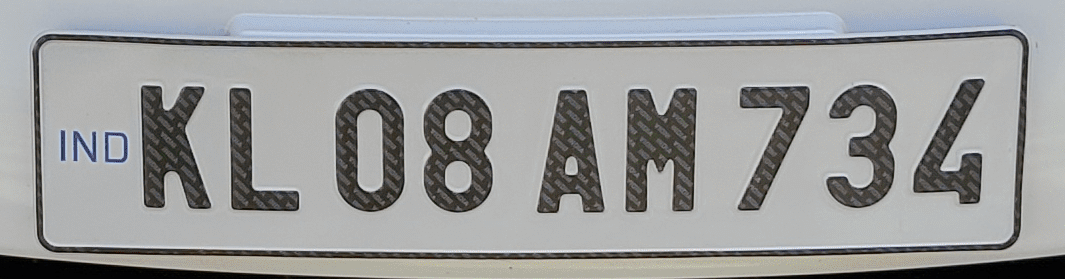
#> input picture Recognition code/detections/crop/car1/license_plate_1.png, 1065 x 279 px
$ jupyter execute --allow-errors C__Users_hp_Project_yolov4-custom-functions-master.ipynb
#> lines starting #> are read from the running program, lines starting #| are printed output that depends on the picture; after the words box and inside, x2 and y2 are one past the last pixel; in counts of white or black regions, pixels touching at a corner belong together
Import packages.

[cell 1]
import cv2
import imutils
import pytesseract
from matplotlib import pyplot as plt
pytesseract.pytesseract.tesseract_cmd = r"C:\Program Files\Tesseract-OCR\tesseract.exe"

Get image and display.

[cell 2]
# Read image file
image = cv2.imread('./detections/crop/car1/license_plate_1.png')
#> image is the input picture: shape (279, 1065, 3); mean B, G, R 154.4, 154.1, 152.8

# Resize the image - change width to 500
image = imutils.resize(image, width=500)
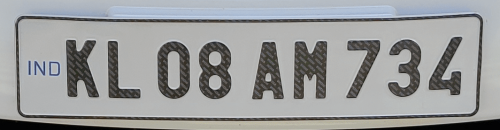
#> image: shape (130, 500, 3); mean B, G, R 154.4, 154.1, 152.8

plt.imshow(image)
plt.title('0 - Original image')
plt.show()

Convert RGB to Gray scale.

[cell 3]
gray = cv2.cvtColor(image, cv2.COLOR_BGR2GRAY)
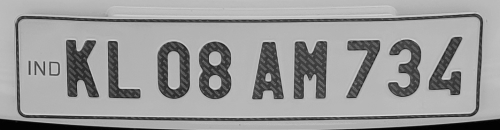
#> gray: shape (130, 500); min 1, max 221, mean 153.8

plt.imshow(gray)
plt.title('1 - Grayscale Conversion')
plt.show()

Noise removal with iterative bilateral filter.

[cell 4]
gray = cv2.bilateralFilter(gray, 11, 17, 17)


plt.imshow(gray)
plt.title('2 - Bilateral Filter')
plt.show()

Find Edges of the grayscale image

[cell 5]
edged = cv2.Canny(gray, 170, 200)
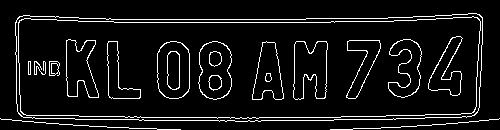
#> edged: shape (130, 500); 7.4% white in thin lines or dots


plt.imshow(edged)
plt.title('3 - Canny Edges')
plt.show()

Find contours based on Edges and Create copy of original image to draw all contours.

[cell 6]
cnts, new  = cv2.findContours(edged.copy(), cv2.RETR_LIST, cv2.CHAIN_APPROX_SIMPLE)
#> cnts = 38 contours, 3 with area under 20; largest, box (x1, y1, x2, y2) and area: (15, 13, 483, 122) 47015, (15, 13, 483, 122) 47001, (18, 16, 481, 119) 43652, (18, 16, 481, 119) 43642, (157, 41, 190, 99) 1630; new = 38 rows, first 6: [1, -1, -1, -1], [2, 0, -1, -1], [3, 1, -1, -1], [4, 2, -1, -1], [5, 3, -1, -1], [6, 4, -1, -1]

img1 = image.copy()
cv2.drawContours(img1, cnts, -1, (0,255,0), 3)
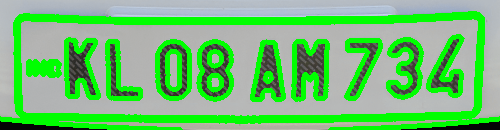
#> img1: shape (130, 500, 3); mean B, G, R 114.4, 193.3, 112.5

plt.imshow(img1)
plt.title('4- All Contours')
plt.show()

Sort contours based on their area keeping minimum required area as '30'.

[cell 7]
cnts=sorted(cnts, key = cv2.contourArea, reverse = True)[:30]
#> cnts = 30 contours; largest, box (x1, y1, x2, y2) and area: (15, 13, 483, 122) 47015, (15, 13, 483, 122) 47001, (18, 16, 481, 119) 43652, (18, 16, 481, 119) 43642, (157, 41, 190, 99) 1630
NumberPlateCnt = None #we currently have no Number plate contour

#Contours
img2 = image.copy()
cv2.drawContours(img2, cnts, -1, (0,255,0), 3)
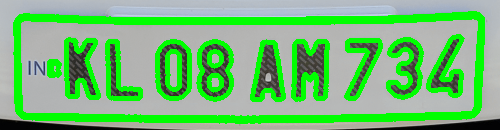
#> img2: shape (130, 500, 3); mean B, G, R 117.6, 188.6, 115.8

plt.imshow(img2)
plt.title('5- Contours')
plt.show()

Loop over our contours to find the best possible approximate contour of number plate and Draw the selected contour on the original image

[cell 8]
count = 0
idx =1
for c in cnts:
        peri = cv2.arcLength(c, True)
        approx = cv2.approxPolyDP(c, 0.02 * peri, True)
        if len(approx) == 4:  # Select the contour with 4 corners
            NumberPlateCnt = approx #This is our approx Number Plate Contour

            # Crop those contours and store it in Cropped Images folder
            x, y, w, h = cv2.boundingRect(c) #This will find out co-ord for plate
            new_img = gray[y:y + h, x:x + w] #Create new image
            cv2.imwrite('C:\\Users\GIT\Cropped Images-Text/' + str(idx) + '.png', new_img) #Store new image
            idx+=1

            break
#> this loop made 1 pass
#> (peri, NumberPlateCnt, x, y, w, h, idx) on pass 1: (1141.3, [[482, 17], [23, 15], [17, 111], [471, 116]], 15, 13, 468, 109, 2)
#> pass 1, `new_img = gray[y:y + h, x:x + w]`:
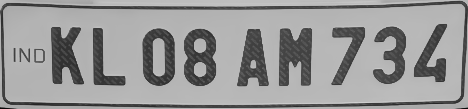
#> new_img: shape (109, 468); min 6, max 210, mean 151.4
#> after the loop, idx = 2


# Drawing the selected contour on the original image
cv2.drawContours(image, [NumberPlateCnt], -1, (0,255,0), 3)
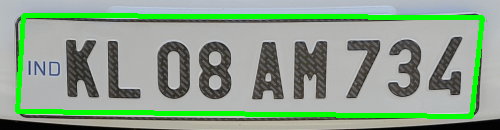
#> image: shape (130, 500, 3); 8.5% of pixels changed, all inside (x1, y1, x2, y2) = (15, 13, 485, 119)


plt.imshow(image)
plt.title('Final Image With Number Plate Detected')
plt.show()

Display cropped image.

[cell 9]
Cropped_img_loc = 'C:\\Users\GIT\Cropped Images-Text/1.png'


plt.imshow(cv2.imread(Cropped_img_loc))
plt.title('Cropped Image')
plt.show()

$ run again, with Recognition code/detections/crop/car1/license_plate_2.png copied over Recognition code/detections/crop/car1/license_plate_1.png
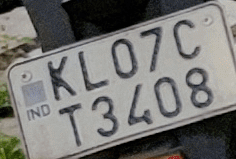
#> input picture Recognition code/detections/crop/car1/license_plate_2.png, 236 x 159 px
#> image is the input picture: shape (159, 236, 3); mean B, G, R 114.8, 117.7, 118.3
#> `edged = cv2.Canny(gray, 170, 200)`:
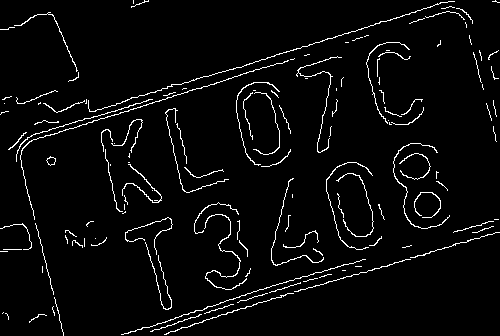
#> edged: shape (336, 500); 3.8% white in thin lines or dots
#> `cnts, new  = cv2.findContours(edged.copy(), cv2.RETR_LIST, cv2.CHAIN_A..`: cnts = 136 contours, 116 with area under 20; largest, box (x1, y1, x2, y2) and area: (204, 214, 247, 290) 55, (46, 156, 56, 166) 52, (46, 157, 56, 166) 48, (20, 60, 289, 220) 44, (122, 164, 162, 203) 43; new = 136 rows, first 6: [1, -1, -1, -1], [2, 0, -1, -1], [3, 1, -1, -1], [4, 2, -1, -1], [5, 3, -1, -1], [6, 4, -1, -1]
#> img1: shape (336, 500, 3); mean B, G, R 95.2, 141.5, 98.4
#> `cnts=sorted(cnts, key = cv2.contourArea, reverse = True)[:30]`: cnts = 30 contours, 10 with area under 20; largest, box (x1, y1, x2, y2) and area: (204, 214, 247, 290) 55, (46, 156, 56, 166) 52, (46, 157, 56, 166) 48, (20, 60, 289, 220) 44, (122, 164, 162, 203) 43
#> img2: shape (336, 500, 3); mean B, G, R 101.8, 134, 105.3
#> the loop `for c in cnts:` made 4 passes
#> (peri, NumberPlateCnt, x, y, w, h, idx) on pass 4: (759.6, [[288, 60], [29, 141], [34, 219], [33, 139]], 20, 60, 269, 160, 2)
#> after the loop `for c in cnts:`: idx = 2
#> `plt.show()`:
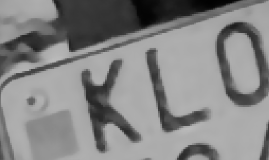
#> shown: shape (160, 269, 3); min 2, max 187, mean 132.6
